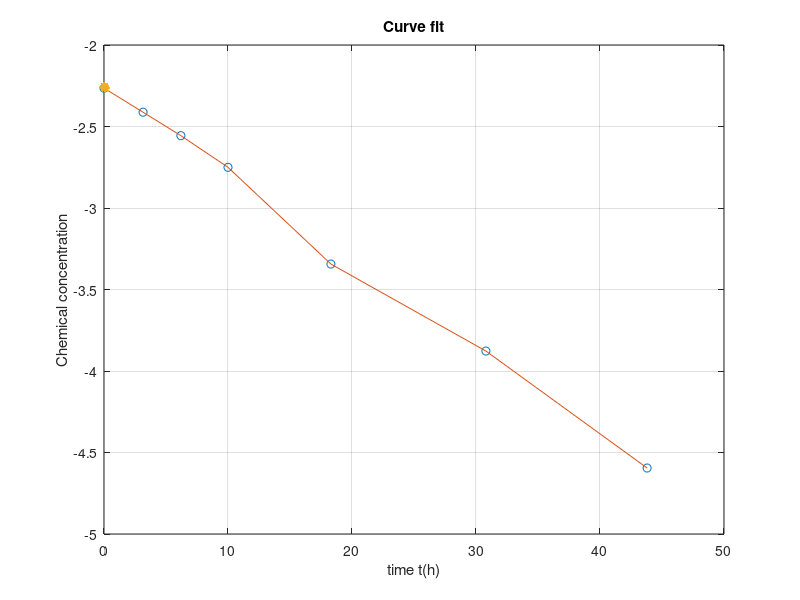

Reproduce this figure in MATLAB.
clc
clear
t = [0,3.15,6.20,10.0,18.3,30.8,43.8];
c = [0.1039,0.0896,0.0776,0.0639,0.0353,0.0207,0.0101];
c_fo = log(c);    % since first order 

c_values = polyfit(t,c_fo,1)
k = c_values(1)
c_0 = c_values(2)

t_fit = linspace(0,0.1,50);
c_t = c_0 .* exp(-k.*t_fit);

plot(t,c_fo,'o',t,c_fo,t_fit,c_t,'*'),grid
xlabel('time t(h)'), ylabel('Chemical concentration'),title('Curve fit')